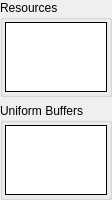
         <widget class="QWidget" name="fsScrollContents">
          <property name="geometry">
           <rect>
            <x>0</x>
            <y>0</y>
            <width>96</width>
            <height>172</height>
           </rect>
          </property>
          <layout class="QVBoxLayout" name="verticalLayout_15">
           <property name="leftMargin">
            <number>0</number>
           </property>
           <property name="topMargin">
            <number>0</number>
           </property>
           <property name="rightMargin">
            <number>0</number>
           </property>
           <property name="bottomMargin">
            <number>0</number>
           </property>
           <item>
            <widget class="CollapseGroupBox" name="fsResGroup">
             <property name="sizePolicy">
              <sizepolicy hsizetype="Preferred" vsizetype="Expanding">
               <horstretch>0</horstretch>
               <verstretch>1</verstretch>
              </sizepolicy>
             </property>
             <property name="title">
              <string>Resources</string>
             </property>
             <layout class="QHBoxLayout" name="horizontalLayout_15">
              <property name="leftMargin">
               <number>2</number>
              </property>
              <property name="topMargin">
               <number>2</number>
              </property>
              <property name="rightMargin">
               <number>2</number>
              </property>
              <property name="bottomMargin">
               <number>2</number>
              </property>
              <item>
               <widget class="RDTreeWidget" name="fsResources">
                <property name="frameShape">
                 <enum>QFrame::Box</enum>
                </property>
                <property name="frameShadow">
                 <enum>QFrame::Plain</enum>
                </property>
                <property name="editTriggers">
                 <set>QAbstractItemView::NoEditTriggers</set>
                </property>
                <property name="showDropIndicator" stdset="0">
                 <bool>false</bool>
                </property>
                <property name="rootIsDecorated">
                 <bool>true</bool>
                </property>
                <property name="uniformRowHeights">
                 <bool>true</bool>
                </property>
                <property name="allColumnsShowFocus">
                 <bool>true</bool>
                </property>
                <attribute name="headerStretchLastSection">
                 <bool>false</bool>
                </attribute>
               </widget>
              </item>
             </layout>
            </widget>
           </item>
           <item>
            <widget class="CollapseGroupBox" name="fsUBOGroup">
             <property name="sizePolicy">
              <sizepolicy hsizetype="Preferred" vsizetype="Expanding">
               <horstretch>0</horstretch>
               <verstretch>1</verstretch>
              </sizepolicy>
             </property>
             <property name="title">
              <string>Uniform Buffers</string>
             </property>
             <layout class="QHBoxLayout" name="horizontalLayout_17">
              <property name="leftMargin">
               <number>2</number>
              </property>
              <property name="topMargin">
               <number>2</number>
              </property>
              <property name="rightMargin">
               <number>2</number>
              </property>
              <property name="bottomMargin">
               <number>2</number>
              </property>
              <item>
               <widget class="RDTreeWidget" name="fsUBOs">
                <property name="frameShape">
                 <enum>QFrame::Box</enum>
                </property>
                <property name="frameShadow">
                 <enum>QFrame::Plain</enum>
                </property>
                <property name="editTriggers">
                 <set>QAbstractItemView::NoEditTriggers</set>
                </property>
                <property name="showDropIndicator" stdset="0">
                 <bool>false</bool>
                </property>
                <property name="rootIsDecorated">
                 <bool>true</bool>
                </property>
                <property name="uniformRowHeights">
                 <bool>true</bool>
                </property>
                <property name="allColumnsShowFocus">
                 <bool>true</bool>
                </property>
                <attribute name="headerStretchLastSection">
                 <bool>false</bool>
                </attribute>
               </widget>
              </item>
             </layout>
            </widget>
           </item>
           <item>
            <spacer name="verticalSpacer_5">
             <property name="orientation">
              <enum>Qt::Vertical</enum>
             </property>
             <property name="sizeType">
              <enum>QSizePolicy::MinimumExpanding</enum>
             </property>
             <property name="sizeHint" stdset="0">
              <size>
               <width>0</width>
               <height>0</height>
              </size>
             </property>
            </spacer>
           </item>
          </layout>
         </widget>
